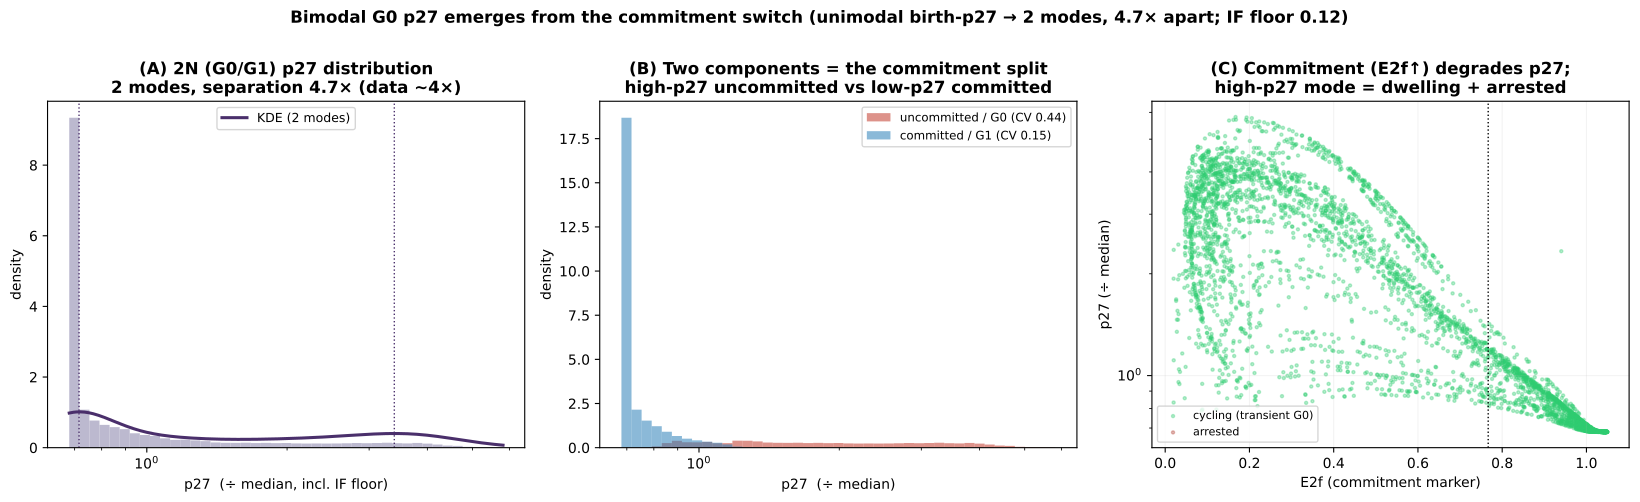

Recreate this plot in Python.
"""Does the model already produce a BIMODAL G0 p27 distribution — from the transient-G0 vs
immediate-re-entry split (Purzner hypothesis)?

The v44 commitment switch is the Skp2->p27->E2f feedforward (bistable-ish R-point). If it is sharp, an
asynchronous 2N (pre-S) population should split into two p27 modes even from a UNIMODAL birth-p27 input:
  - high p27  = uncommitted / dwelling in transient G0 (E2f low)
  - low  p27  = committed, p27 degraded (E2f high), about to enter S
That would reproduce the measured bimodal/heavy-tailed G0 p27 as an EMERGENT property, not an imposed one.

Test: a heterogeneous cycling population (CyclinD1 setpoint data-grounded; birth p27 UNIMODAL). We sample
p27 across each cell's settled trajectory, keep the 2N pre-S samples (Dna<0.15, aRc<0.05 = G0/G1), pool
them, and ask whether p27 is bimodal — and whether the two modes are the uncommitted (E2f-low) vs
committed (E2f-high) cells. Scale-free (p27 shown / median).

Run:  ./venv/bin/python simulations/sim_p27_bimodality.py [--fresh]
"""
import sys, os
sys.path.insert(0, os.path.dirname(os.path.dirname(os.path.abspath(__file__))))
import numpy as np
import matplotlib
matplotlib.use('Agg')
import matplotlib.pyplot as plt
import tellurium as te
from scipy.signal import find_peaks
from src.build_model_v44_heldt import build_model_v44

FRESH = '--fresh' in sys.argv
CACHE = 'simulations/sim_p27_bimodality_cache.npz'
N = 30
KTL0 = 0.801
CD_SDLOG = 0.633          # CyclinD1 setpoint spread (DATA, scale-free)
P27_SDLOG_IN = 0.35       # birth-p27 spread: UNIMODAL input (test whether bimodality EMERGES)
# IF has a floor: what is imaged = model p27 + a modest offset (background + basal p27; cells are above
# background). Kept small -- observable-level, does NOT change the p27 dynamics. Tunable to the measured
# ~4x low/high separation. This is applied in post-processing, so the cache holds raw model p27.
P27_FLOOR = 0.12
T_END, SETTLE = 15000, 6000

M = build_model_v44(with_ezh2=True, with_hh=True)
MB = dict(SHH=0.5, HHi=0.0, MYCN_amplification=2.8, Ptch1_copy_number=0.1, p16=0.306, p18=1.553, kSyP21=0.002)
_R = te.loada(M); _R.integrator.setValue('relative_tolerance', 1e-6)
try: _R.integrator.setValue('maximum_num_steps', 300000)
except Exception: pass


def trace(cd_scale, p21d):
    _R.reset()
    for k, v in MB.items(): _R[k] = v
    _R['k_Cd_translation'] = float(KTL0 * cd_scale); _R['P21_div'] = float(p21d)
    for atol in (1e-9, 1e-8, 1e-7, 1e-6):
        try:
            _R.integrator.setValue('absolute_tolerance', atol)
            d = _R.simulate(0, T_END, int(T_END / 2), selections=['time', 'P21', 'Dna', 'aRc', 'E2f', 'MPF'])
            m = d['time'] >= SETTLE
            return d['P21'][m], d['Dna'][m], d['aRc'][m], d['E2f'][m], d['MPF'][m]
        except Exception:
            continue
    return None


if FRESH or not os.path.exists(CACHE):
    rng = np.random.default_rng(7)
    cd_scale = np.clip(np.exp(rng.normal(0.0, CD_SDLOG, N)), 0.2, 6.0)
    p21_div = np.clip(np.exp(rng.normal(np.log(0.5), P27_SDLOG_IN, N)), 0.15, 2.0)   # UNIMODAL input
    P27, E2F, CYCS = [], [], []      # pooled 2N pre-S samples (+ per-sample cycling flag)
    ncyc = 0
    for i in range(N):
        r = trace(cd_scale[i], p21_div[i])
        if r is None:
            print(f"  cell {i+1}/{N}  FAILED", flush=True); continue
        p21, dna, arc, e2f, mpf = r
        preS = (dna < 0.15) & (arc < 0.05)      # 2N, not in S = G0/G1
        pk, _ = find_peaks(mpf, prominence=0.15, distance=200)
        cyc = len(pk) >= 2                        # properly cycling (>=2 divisions in the window)
        ncyc += int(cyc)
        P27.append(p21[preS]); E2F.append(e2f[preS]); CYCS.append(np.full(preS.sum(), cyc))
        print(f"  cell {i+1:2d}/{N}  cd {cd_scale[i]:.2f} p27_birth {p21_div[i]:.2f}  divs {len(pk)}  2N-samp {preS.sum()}  {'CYCLING' if cyc else 'arrested'}", flush=True)
    P27 = np.concatenate(P27); E2F = np.concatenate(E2F); CYCS = np.concatenate(CYCS)
    print(f"  cycling cells: {ncyc}/{N}", flush=True)
    np.savez(CACHE, P27=P27, E2F=E2F, CYCS=CYCS, p27_sdlog_in=P27_SDLOG_IN, cd_sdlog=CD_SDLOG)
    print('cached ->', CACHE, flush=True)

from scipy.stats import gaussian_kde
z = np.load(CACHE)
P27, E2F, CYCS = z['P27'], z['E2F'], z['CYCS'].astype(bool)
P27f = P27 + P27_FLOOR                        # OBSERVABLE = model p27 + IF floor (modest, background+basal)
P27n = P27f / np.median(P27f)                 # scale-free
lg = np.log(P27n)

# KDE + mode detection on log(p27)
xs = np.linspace(lg.min(), lg.max(), 400)
kde = gaussian_kde(lg, bw_method=0.25)(xs)
pk, _ = find_peaks(kde, prominence=0.03)
n_modes = len(pk)
modes = np.sort(np.exp(xs[pk]))
sep = modes[-1] / modes[0] if len(modes) >= 2 else np.nan     # high/low mode separation
# commitment split (E2f)
thr_e2 = np.median(E2F)
com = E2F >= thr_e2; unc = ~com               # committed (E2f-high) vs uncommitted (E2f-low)
cv = lambda x: np.std(x) / np.mean(x)
cv_hi, cv_lo = cv(P27f[unc]), cv(P27f[com])
print(f"\n2N p27 (with floor {P27_FLOOR}):  {n_modes} mode(s), separation {sep:.1f}x   [data ~4x]")
print(f"  uncommitted (E2f-low, high p27) CV {cv_hi:.2f}  [data G0-hi 1.29]   committed (E2f-high, low p27) CV {cv_lo:.2f}  [data G1 0.33 / G0-lo 0.27]")
print(f"  cycling 2N samples: {100*CYCS.mean():.0f}%")

C_UNC, C_COM = '#c0392b', '#2c7fb8'
fig, ax = plt.subplots(1, 3, figsize=(16.5, 5.0))
b = np.logspace(np.log10(P27n.min()), np.log10(P27n.max()), 44)

# (A) pooled 2N p27 distribution (with IF floor) — bimodal?
ax[0].hist(P27n, bins=b, density=True, color='#b0adc7', edgecolor='none', alpha=0.85)
ax[0].plot(np.exp(xs), kde, color='#4a2f6b', lw=2.2, label=f'KDE ({n_modes} mode{"s" if n_modes>1 else ""})')
for m in modes:
    ax[0].axvline(m, color='#4a2f6b', ls=':', lw=1)
ax[0].set_xscale('log'); ax[0].set_xlabel('p27  (÷ median, incl. IF floor)'); ax[0].set_ylabel('density')
ax[0].set_title(f'(A) 2N (G0/G1) p27 distribution\n{n_modes} modes, separation {sep:.1f}× (data ~4×)', fontweight='bold'); ax[0].legend(fontsize=9)

# (B) split by commitment (E2f) — the two components + CVs vs data
ax[1].hist(P27n[unc], bins=b, density=True, color=C_UNC, alpha=0.55, label=f'uncommitted / G0 (CV {cv_hi:.2f})')
ax[1].hist(P27n[com], bins=b, density=True, color=C_COM, alpha=0.55, label=f'committed / G1 (CV {cv_lo:.2f})')
ax[1].set_xscale('log'); ax[1].set_xlabel('p27  (÷ median)'); ax[1].set_ylabel('density')
ax[1].set_title('(B) Two components = the commitment split\nhigh-p27 uncommitted vs low-p27 committed', fontweight='bold'); ax[1].legend(fontsize=8.5)

# (C) p27 vs E2f (the switch), coloured by cycling vs arrested
idx = np.random.default_rng(0).choice(len(P27n), size=min(5000, len(P27n)), replace=False)
ax[2].scatter(E2F[idx][CYCS[idx]], P27n[idx][CYCS[idx]], s=5, c='#2ecc71', alpha=0.35, label='cycling (transient G0)')
ax[2].scatter(E2F[idx][~CYCS[idx]], P27n[idx][~CYCS[idx]], s=5, c='#b03a2e', alpha=0.35, label='arrested')
ax[2].axvline(thr_e2, color='k', ls=':', lw=1)
ax[2].set_yscale('log'); ax[2].set_xlabel('E2f (commitment marker)'); ax[2].set_ylabel('p27 (÷ median)')
ax[2].set_title('(C) Commitment (E2f↑) degrades p27;\nhigh-p27 mode = dwelling + arrested', fontweight='bold'); ax[2].legend(fontsize=8, loc='lower left'); ax[2].grid(alpha=0.15)

fig.suptitle(f'Bimodal G0 p27 emerges from the commitment switch (unimodal birth-p27 → {n_modes} modes, {sep:.1f}× apart; IF floor {P27_FLOOR})',
             fontsize=12, fontweight='bold', y=1.0)
plt.tight_layout()
plt.savefig('simulations/sim_p27_bimodality.png', dpi=150, bbox_inches='tight')
plt.savefig('simulations/sim_p27_bimodality.pdf', bbox_inches='tight')
plt.close()
print('Saved sim_p27_bimodality.png')
